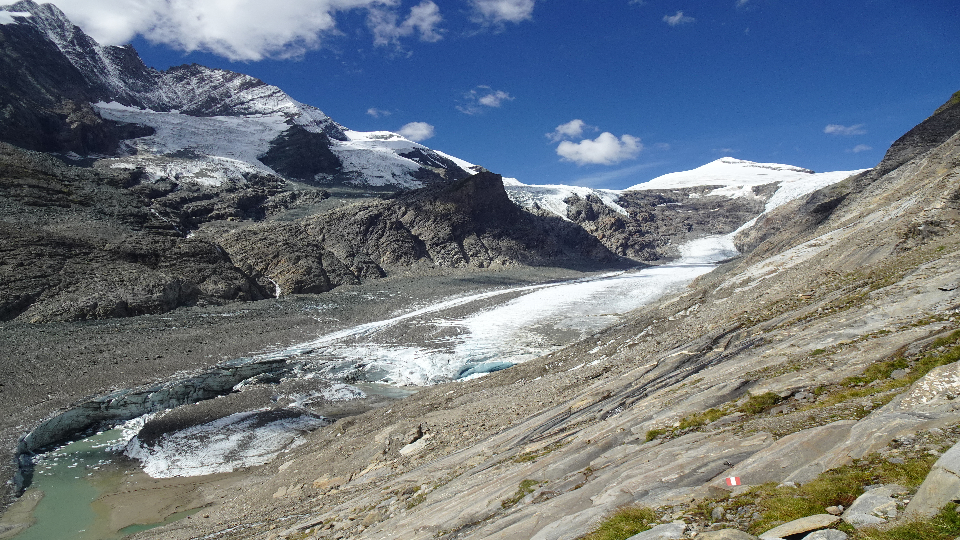
#> input picture test.png, 960 x 540 px
$ jupyter execute report_quality.ipynb
#> lines starting #> are read from the running program, lines starting #| are printed output that depends on the picture
[cell 1]
import cv2 as cv2
import matplotlib.pylab as plt

[cell 2]
img1= cv2.imread('test.png', cv2.COLOR_BGR2RGB)# orgininal image
#> img1 is the input picture: shape (540, 960, 3); mean B, G, R 127.3, 118.9, 110.4
img1_rec= cv2.imread('rec.png', cv2.COLOR_BGR2RGB)# restored image
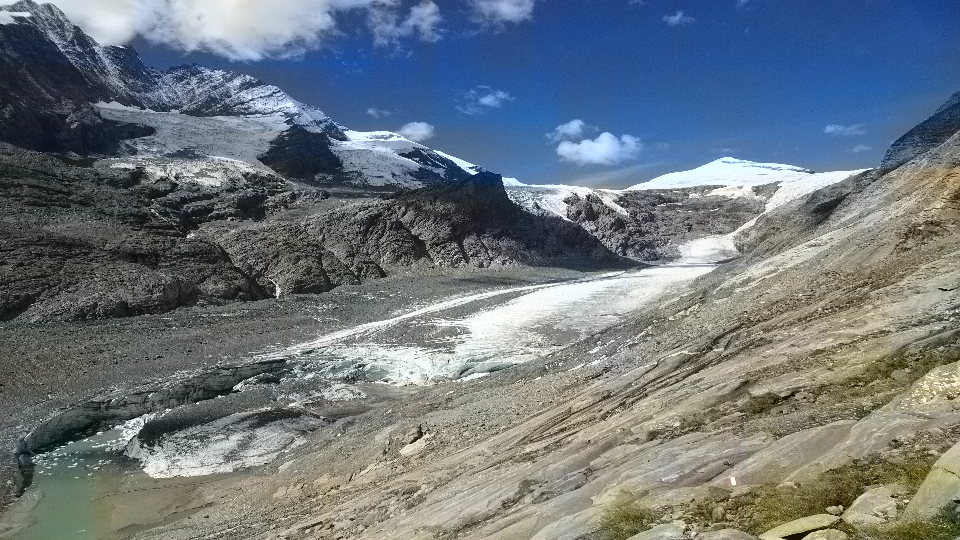
#> input picture rec.png, 960 x 540 px
#> img1_rec is the input picture: shape (540, 960, 3); mean B, G, R 125.8, 119, 109.4

cv2.PSNR(img1, img1_rec)
#> Out = 32.03

[cell 3]
plt.figure(figsize=(17, 17))
plt.subplot("121"), plt.imshow(cv2.cvtColor(img1, cv2.COLOR_BGR2RGB)), plt.title("original")
plt.subplot("122"), plt.imshow(cv2.cvtColor(img1_rec, cv2.COLOR_BGR2RGB)), plt.title("rec")
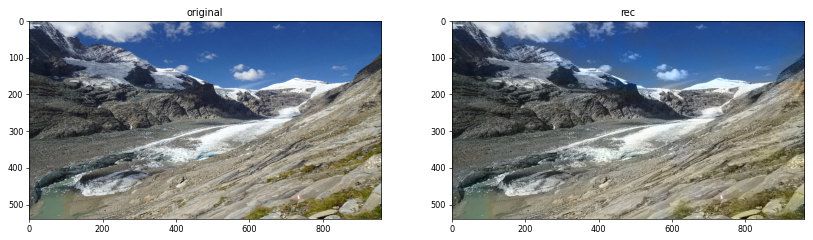
#> figure drawn by matplotlib, 2 panels
